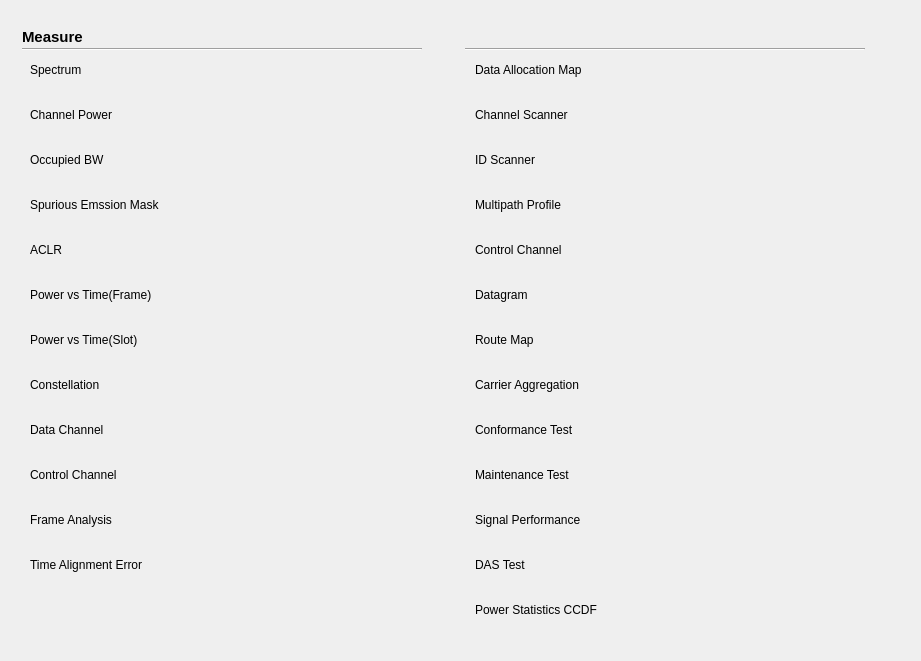
  <widget class="QWidget" name="ltetddmeawid" native="true">
   <property name="geometry">
    <rect>
     <x>-50</x>
     <y>690</y>
     <width>921</width>
     <height>661</height>
    </rect>
   </property>
   <property name="styleSheet">
    <string notr="true">#plusmode[pltdismode=&quot;night&quot;] #ltetddmeawid
{	
background-color: rgba(0, 0, 0,1);
}
#plusmode[pltdismode=&quot;indoor&quot;] #ltetddmeawid
{	
background-color:rgba(255,255,255,1);
}

#plusmode[pltdismode=&quot;indoor&quot;] QPushButton:!checked
{
font: 11pt &quot;Arial&quot;;
font-weight:normal;
background-color: rgba(237, 212, 0,0);
color: rgb(105, 105, 105);
}
#plusmode[pltdismode=&quot;night&quot;] QPushButton:!checked
{
font: 11pt &quot;Arial&quot;;
font-weight:normal;
color: rgb(250,218,166);
background-color: rgb(24,23,20);
}
#plusmode[pltdismode=&quot;indoor&quot;] QPushButton:checked
{
font: 75 11pt &quot;Arial&quot;;
font-weight:bold;
background-color: rgb(255,181,0);
color: rgb(57, 57, 57);
}
#plusmode[pltdismode=&quot;night&quot;] QPushButton:checked
{
font: 75 11pt &quot;Arial&quot;;
font-weight:bold;
background-color: rgb(255, 156, 0);
color: rgb(0, 0, 0);
}

QPushButton{border-style:flat;text-align:left;}
QPushButton{padding-left:10px}
</string>
   </property>
   <widget class="QPushButton" name="pushButton_74">
    <property name="geometry">
     <rect>
      <x>20</x>
      <y>280</y>
      <width>300</width>
      <height>30</height>
     </rect>
    </property>
    <property name="font">
     <font>
      <family>Arial</family>
     </font>
    </property>
    <property name="text">
     <string>Power vs Time(Frame)</string>
    </property>
    <property name="checkable">
     <bool>true</bool>
    </property>
    <property name="autoExclusive">
     <bool>true</bool>
    </property>
   </widget>
   <widget class="QPushButton" name="pushButton_75">
    <property name="geometry">
     <rect>
      <x>20</x>
      <y>370</y>
      <width>300</width>
      <height>30</height>
     </rect>
    </property>
    <property name="font">
     <font>
      <family>Arial</family>
     </font>
    </property>
    <property name="text">
     <string>Constellation</string>
    </property>
    <property name="checkable">
     <bool>true</bool>
    </property>
    <property name="autoExclusive">
     <bool>true</bool>
    </property>
   </widget>
   <widget class="QPushButton" name="pushButton_76">
    <property name="geometry">
     <rect>
      <x>20</x>
      <y>55</y>
      <width>300</width>
      <height>30</height>
     </rect>
    </property>
    <property name="font">
     <font>
      <family>Arial</family>
      <weight>50</weight>
      <bold>false</bold>
     </font>
    </property>
    <property name="text">
     <string>Spectrum</string>
    </property>
    <property name="checkable">
     <bool>true</bool>
    </property>
    <property name="checked">
     <bool>true</bool>
    </property>
    <property name="autoExclusive">
     <bool>true</bool>
    </property>
   </widget>
   <widget class="QPushButton" name="pushButton_77">
    <property name="geometry">
     <rect>
      <x>20</x>
      <y>325</y>
      <width>300</width>
      <height>30</height>
     </rect>
    </property>
    <property name="font">
     <font>
      <family>Arial</family>
     </font>
    </property>
    <property name="text">
     <string>Power vs Time(Slot)</string>
    </property>
    <property name="checkable">
     <bool>true</bool>
    </property>
    <property name="autoExclusive">
     <bool>true</bool>
    </property>
   </widget>
   <widget class="QPushButton" name="pushButton_78">
    <property name="geometry">
     <rect>
      <x>20</x>
      <y>145</y>
      <width>300</width>
      <height>30</height>
     </rect>
    </property>
    <property name="font">
     <font>
      <family>Arial</family>
     </font>
    </property>
    <property name="text">
     <string>Occupied BW</string>
    </property>
    <property name="checkable">
     <bool>true</bool>
    </property>
    <property name="autoExclusive">
     <bool>true</bool>
    </property>
   </widget>
   <widget class="QPushButton" name="pushButton_79">
    <property name="geometry">
     <rect>
      <x>20</x>
      <y>190</y>
      <width>300</width>
      <height>30</height>
     </rect>
    </property>
    <property name="font">
     <font>
      <family>Arial</family>
     </font>
    </property>
    <property name="text">
     <string>Spurious Emssion Mask</string>
    </property>
    <property name="checkable">
     <bool>true</bool>
    </property>
    <property name="autoExclusive">
     <bool>true</bool>
    </property>
   </widget>
   <widget class="QPushButton" name="pushButton_80">
    <property name="geometry">
     <rect>
      <x>20</x>
      <y>235</y>
      <width>300</width>
      <height>30</height>
     </rect>
    </property>
    <property name="font">
     <font>
      <family>Arial</family>
     </font>
    </property>
    <property name="text">
     <string>ACLR</string>
    </property>
    <property name="checkable">
     <bool>true</bool>
    </property>
    <property name="autoExclusive">
     <bool>true</bool>
    </property>
   </widget>
   <widget class="QPushButton" name="pushButton_81">
    <property name="geometry">
     <rect>
      <x>20</x>
      <y>100</y>
      <width>300</width>
      <height>30</height>
     </rect>
    </property>
    <property name="font">
     <font>
      <family>Arial</family>
      <weight>50</weight>
      <bold>false</bold>
     </font>
    </property>
    <property name="text">
     <string>Channel Power</string>
    </property>
    <property name="checkable">
     <bool>true</bool>
    </property>
    <property name="autoExclusive">
     <bool>true</bool>
    </property>
   </widget>
   <widget class="QPushButton" name="pushButton_82">
    <property name="geometry">
     <rect>
      <x>20</x>
      <y>415</y>
      <width>300</width>
      <height>30</height>
     </rect>
    </property>
    <property name="font">
     <font>
      <family>Arial</family>
     </font>
    </property>
    <property name="text">
     <string>Data Channel</string>
    </property>
    <property name="checkable">
     <bool>true</bool>
    </property>
    <property name="autoExclusive">
     <bool>true</bool>
    </property>
   </widget>
   <widget class="QLabel" name="label_9">
    <property name="geometry">
     <rect>
      <x>22</x>
      <y>28</y>
      <width>91</width>
      <height>17</height>
     </rect>
    </property>
    <property name="font">
     <font>
      <family>Arial</family>
      <pointsize>11</pointsize>
      <weight>75</weight>
      <bold>true</bold>
     </font>
    </property>
    <property name="styleSheet">
     <string notr="true">#plusmode[pltdismode=&quot;indoor&quot;] QLabel 
 {
color:rgba(9, 73, 108,1);
	background-color: white;
}
#plusmode[pltdismode=&quot;night&quot;] QLabel 
 {
color:rgba(7,97,116,1);
	background-color: black;
}
</string>
    </property>
    <property name="text">
     <string>Measure</string>
    </property>
   </widget>
   <widget class="Line" name="line_9">
    <property name="geometry">
     <rect>
      <x>22</x>
      <y>48</y>
      <width>400</width>
      <height>2</height>
     </rect>
    </property>
    <property name="styleSheet">
     <string notr="true">#plusmode[pltdismode=&quot;indoor&quot;] #line_9
 {
background-color:rgba(6,62,97,1);	
}
#plusmode[pltdismode=&quot;night&quot;] #line_9
 {
background-color:rgba(7,97,116,1);
}</string>
    </property>
    <property name="orientation">
     <enum>Qt::Horizontal</enum>
    </property>
   </widget>
   <widget class="QPushButton" name="pushButton_83">
    <property name="geometry">
     <rect>
      <x>20</x>
      <y>460</y>
      <width>300</width>
      <height>30</height>
     </rect>
    </property>
    <property name="font">
     <font>
      <family>Arial</family>
     </font>
    </property>
    <property name="text">
     <string>Control Channel</string>
    </property>
    <property name="checkable">
     <bool>true</bool>
    </property>
    <property name="autoExclusive">
     <bool>true</bool>
    </property>
   </widget>
   <widget class="QPushButton" name="pushButton_84">
    <property name="geometry">
     <rect>
      <x>20</x>
      <y>505</y>
      <width>300</width>
      <height>30</height>
     </rect>
    </property>
    <property name="font">
     <font>
      <family>Arial</family>
      <weight>50</weight>
      <bold>false</bold>
     </font>
    </property>
    <property name="text">
     <string>Frame Analysis</string>
    </property>
    <property name="checkable">
     <bool>true</bool>
    </property>
    <property name="checked">
     <bool>false</bool>
    </property>
    <property name="autoExclusive">
     <bool>true</bool>
    </property>
   </widget>
   <widget class="QPushButton" name="pushButton_85">
    <property name="geometry">
     <rect>
      <x>20</x>
      <y>550</y>
      <width>300</width>
      <height>30</height>
     </rect>
    </property>
    <property name="font">
     <font>
      <family>Arial</family>
      <weight>50</weight>
      <bold>false</bold>
     </font>
    </property>
    <property name="text">
     <string>Time Alignment Error</string>
    </property>
    <property name="checkable">
     <bool>true</bool>
    </property>
    <property name="autoExclusive">
     <bool>true</bool>
    </property>
   </widget>
   <widget class="QPushButton" name="pushButton_86">
    <property name="geometry">
     <rect>
      <x>465</x>
      <y>55</y>
      <width>300</width>
      <height>30</height>
     </rect>
    </property>
    <property name="font">
     <font>
      <family>Arial</family>
      <weight>50</weight>
      <bold>false</bold>
     </font>
    </property>
    <property name="text">
     <string>Data Allocation Map</string>
    </property>
    <property name="checkable">
     <bool>true</bool>
    </property>
    <property name="autoExclusive">
     <bool>true</bool>
    </property>
   </widget>
   <widget class="QPushButton" name="pushButton_87">
    <property name="geometry">
     <rect>
      <x>465</x>
      <y>100</y>
      <width>300</width>
      <height>30</height>
     </rect>
    </property>
    <property name="font">
     <font>
      <family>Arial</family>
      <weight>50</weight>
      <bold>false</bold>
     </font>
    </property>
    <property name="text">
     <string>Channel Scanner</string>
    </property>
    <property name="checkable">
     <bool>true</bool>
    </property>
    <property name="autoExclusive">
     <bool>true</bool>
    </property>
   </widget>
   <widget class="QPushButton" name="pushButton_88">
    <property name="geometry">
     <rect>
      <x>465</x>
      <y>145</y>
      <width>300</width>
      <height>30</height>
     </rect>
    </property>
    <property name="font">
     <font>
      <family>Arial</family>
      <weight>50</weight>
      <bold>false</bold>
     </font>
    </property>
    <property name="text">
     <string>ID Scanner</string>
    </property>
    <property name="checkable">
     <bool>true</bool>
    </property>
    <property name="autoExclusive">
     <bool>true</bool>
    </property>
   </widget>
   <widget class="QPushButton" name="pushButton_89">
    <property name="geometry">
     <rect>
      <x>465</x>
      <y>190</y>
      <width>300</width>
      <height>30</height>
     </rect>
    </property>
    <property name="font">
     <font>
      <family>Arial</family>
      <weight>50</weight>
      <bold>false</bold>
     </font>
    </property>
    <property name="text">
     <string>Multipath Profile</string>
    </property>
    <property name="checkable">
     <bool>true</bool>
    </property>
    <property name="autoExclusive">
     <bool>true</bool>
    </property>
   </widget>
   <widget class="QPushButton" name="pushButton_90">
    <property name="geometry">
     <rect>
      <x>465</x>
      <y>235</y>
      <width>300</width>
      <height>30</height>
     </rect>
    </property>
    <property name="font">
     <font>
      <family>Arial</family>
      <weight>50</weight>
      <bold>false</bold>
     </font>
    </property>
    <property name="text">
     <string>Control Channel</string>
    </property>
    <property name="checkable">
     <bool>true</bool>
    </property>
    <property name="autoExclusive">
     <bool>true</bool>
    </property>
   </widget>
   <widget class="QPushButton" name="pushButton_91">
    <property name="geometry">
     <rect>
      <x>465</x>
      <y>280</y>
      <width>300</width>
      <height>30</height>
     </rect>
    </property>
    <property name="font">
     <font>
      <family>Arial</family>
      <weight>50</weight>
      <bold>false</bold>
     </font>
    </property>
    <property name="text">
     <string>Datagram</string>
    </property>
    <property name="checkable">
     <bool>true</bool>
    </property>
    <property name="autoExclusive">
     <bool>true</bool>
    </property>
   </widget>
   <widget class="QPushButton" name="pushButton_92">
    <property name="geometry">
     <rect>
      <x>465</x>
      <y>325</y>
      <width>300</width>
      <height>30</height>
     </rect>
    </property>
    <property name="font">
     <font>
      <family>Arial</family>
     </font>
    </property>
    <property name="text">
     <string>Route Map</string>
    </property>
    <property name="checkable">
     <bool>true</bool>
    </property>
    <property name="autoExclusive">
     <bool>true</bool>
    </property>
   </widget>
   <widget class="QPushButton" name="pushButton_93">
    <property name="geometry">
     <rect>
      <x>465</x>
      <y>370</y>
      <width>300</width>
      <height>30</height>
     </rect>
    </property>
    <property name="font">
     <font>
      <family>Arial</family>
     </font>
    </property>
    <property name="text">
     <string>Carrier Aggregation</string>
    </property>
    <property name="checkable">
     <bool>true</bool>
    </property>
    <property name="autoExclusive">
     <bool>true</bool>
    </property>
   </widget>
   <widget class="Line" name="line_10">
    <property name="geometry">
     <rect>
      <x>465</x>
      <y>48</y>
      <width>400</width>
      <height>2</height>
     </rect>
    </property>
    <property name="styleSheet">
     <string notr="true">#plusmode[pltdismode=&quot;indoor&quot;] #line_10
 {
background-color:rgba(6,62,97,1);	
}
#plusmode[pltdismode=&quot;night&quot;] #line_10
 {
background-color:rgba(7,97,116,1);
}</string>
    </property>
    <property name="orientation">
     <enum>Qt::Horizontal</enum>
    </property>
   </widget>
   <widget class="QPushButton" name="pushButton_99">
    <property name="geometry">
     <rect>
      <x>465</x>
      <y>415</y>
      <width>300</width>
      <height>30</height>
     </rect>
    </property>
    <property name="font">
     <font>
      <family>Arial</family>
     </font>
    </property>
    <property name="text">
     <string>Conformance Test</string>
    </property>
    <property name="checkable">
     <bool>true</bool>
    </property>
    <property name="autoExclusive">
     <bool>true</bool>
    </property>
   </widget>
   <widget class="QPushButton" name="pushButton_100">
    <property name="geometry">
     <rect>
      <x>465</x>
      <y>460</y>
      <width>300</width>
      <height>30</height>
     </rect>
    </property>
    <property name="font">
     <font>
      <family>Arial</family>
     </font>
    </property>
    <property name="text">
     <string>Maintenance Test</string>
    </property>
    <property name="checkable">
     <bool>true</bool>
    </property>
    <property name="autoExclusive">
     <bool>true</bool>
    </property>
   </widget>
   <widget class="QPushButton" name="pushButton_101">
    <property name="geometry">
     <rect>
      <x>465</x>
      <y>505</y>
      <width>300</width>
      <height>30</height>
     </rect>
    </property>
    <property name="font">
     <font>
      <family>Arial</family>
     </font>
    </property>
    <property name="text">
     <string>Signal Performance</string>
    </property>
    <property name="checkable">
     <bool>true</bool>
    </property>
    <property name="autoExclusive">
     <bool>true</bool>
    </property>
   </widget>
   <widget class="QPushButton" name="pushButton_102">
    <property name="geometry">
     <rect>
      <x>465</x>
      <y>550</y>
      <width>300</width>
      <height>30</height>
     </rect>
    </property>
    <property name="font">
     <font>
      <family>Arial</family>
     </font>
    </property>
    <property name="text">
     <string>DAS Test</string>
    </property>
    <property name="checkable">
     <bool>true</bool>
    </property>
    <property name="autoExclusive">
     <bool>true</bool>
    </property>
   </widget>
   <widget class="QPushButton" name="pushButton_103">
    <property name="geometry">
     <rect>
      <x>465</x>
      <y>595</y>
      <width>300</width>
      <height>30</height>
     </rect>
    </property>
    <property name="font">
     <font>
      <family>Arial</family>
     </font>
    </property>
    <property name="text">
     <string>Power Statistics CCDF</string>
    </property>
    <property name="checkable">
     <bool>true</bool>
    </property>
    <property name="autoExclusive">
     <bool>true</bool>
    </property>
   </widget>
  </widget>
